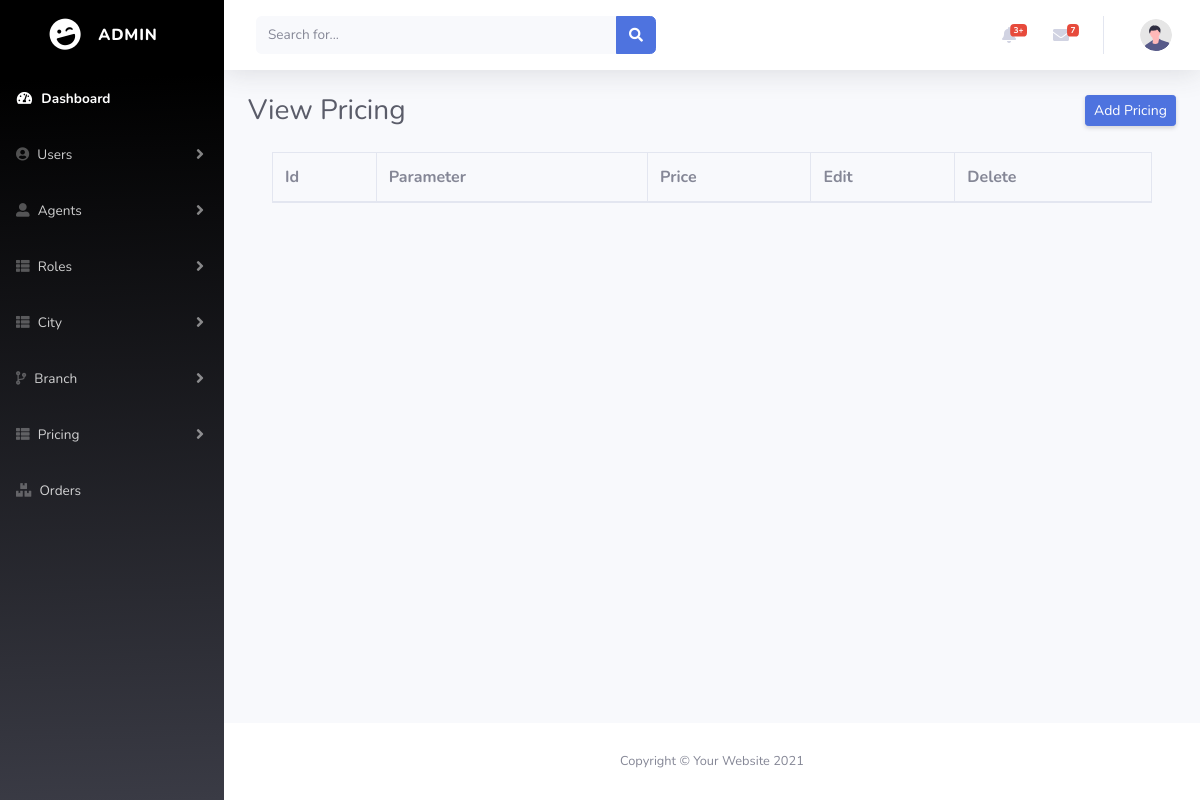
Page /Eproject/admin/pricinglist.php on the earlier database version.
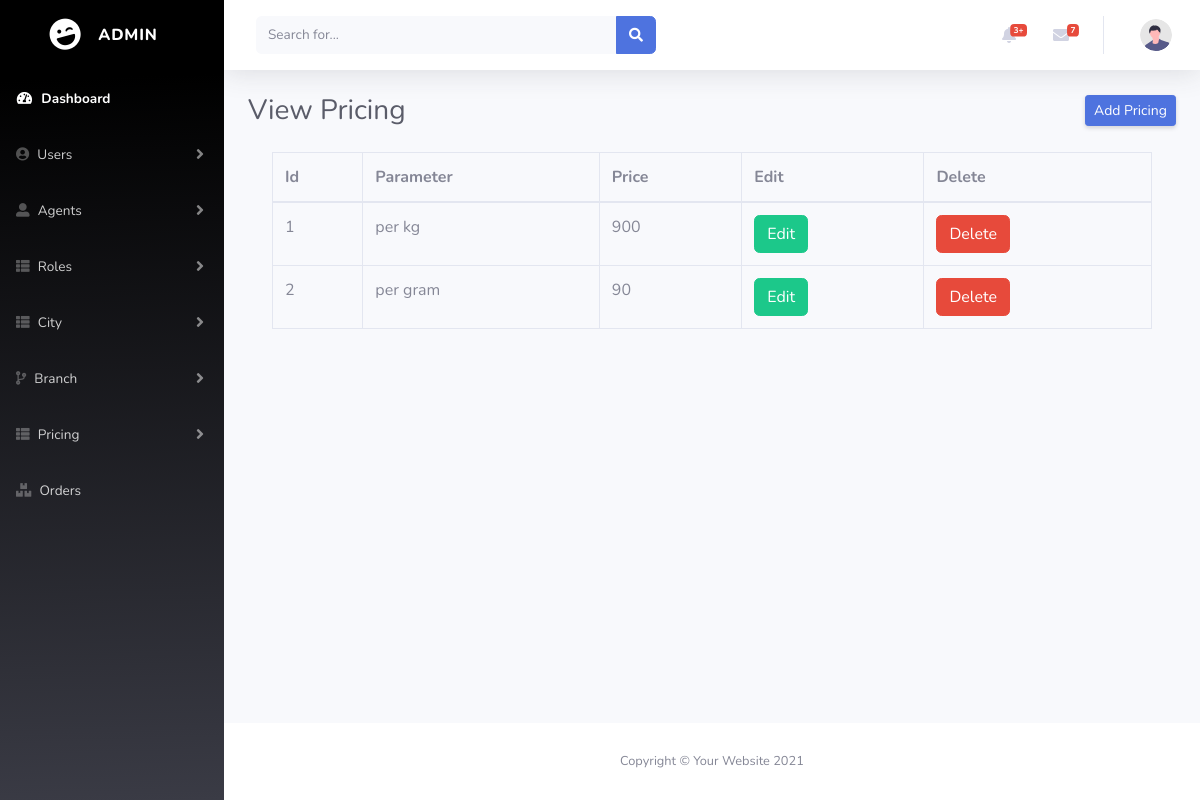
Same page on the later database version.
### tables this page shows
CREATE TABLE `tbl_pricing` (
  `p_id` int(11) NOT NULL,
  `p_parameter` varchar(50) NOT NULL,
  `p_price` int(20) NOT NULL,
  `status` int(11) NOT NULL
);

### Eproject/admin/pricinglist.php (the view, shortened to what this page needs)
<?php
include('connection.php');
$select_q ='SELECT * FROM `tbl_pricing`';
$run_q = mysqli_query($conn, $select_q);
?>
<!DOCTYPE html>
<html lang="en">
<head>
    <link href="vendor/fontawesome-free/css/all.min.css" rel="stylesheet" type="text/css">
    <link href="css/sb-admin-2.min.css" rel="stylesheet">
</head>
<body id="page-top">
    <div id="wrapper">
       <?php include('sidebar.php')?>
        <div id="content-wrapper" class="d-flex flex-column">
            <div id="content">
                <?php include('topbar.php')?>
                <div class="container-fluid">
                    <div class="d-sm-flex align-items-center justify-content-between mb-4">
                        <h1 class="h3 mb-0 text-gray-800">View Pricing</h1>
                        <a href="pricingadd.php" class="d-none d-sm-inline-block btn btn-sm btn-primary shadow-sm"> Add Pricing</a>
                    </div>
<div class="container">
<table class="table table-bordered">
  <thead>
    <tr>
      <th>Id</th>
      <th>Parameter</th>
      <th>Price</th>
      <th>Edit</th>
      <th>Delete</th>
    </tr>
  </thead>
  <tbody>
    <?php while($row = mysqli_fetch_array($run_q)){?>
    <tr>
    <td><?php echo $row['p_id'];?></td>
      <td><?php echo $row['p_parameter'];?></td>
      <td><?php echo $row['p_price'];?></td>
      <td><a href="editpricing.php?id=<?php echo $row['p_id'];?>" class="btn btn-success">Edit</a></td>
      <td><a href="deletepricing.php?id=<?php echo $row['p_id'];?>" class="btn btn-danger">Delete</a></td>
    </tr>
  <?php } ?>
  </tbody>
</table>
</div>
                </div>
            </div>
       <?php include('footer.php')?>
        </div>
    </div>
</body>
</html>

Differences in the rows shown:
added tbl_pricing: p_id "1", p_parameter "per kg", p_price "900"
added tbl_pricing: p_id "2", p_parameter "per gram", p_price "90"
